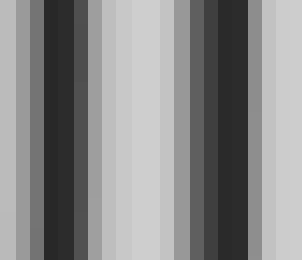
%> input picture code_assignment/part1/matlab/images/vertical2.jpg, 302 x 260 px
$ octave analyze_image_with_FFT.m   (GNU Octave 9; MATLAB toolbox functions it lacks are replaced by stand-ins)
%> lines starting %> are read from the running program, lines starting %| are printed output that depends on the picture
%%%%%%%%%%%%%%%%%%%%%%%%%%%%%%%%%%%%%%%%%%%%%%%%%%%%%%%%%%%%%%%%%%%%%%%%%%%
%   Description: Analyze image with MATLAB FFT
%   Last modified: 2021-11-18
%%%%%%%%%%%%%%%%%%%%%%%%%%%%%%%%%%%%%%%%%%%%%%%%%%%%%%%%%%%%%%%%%%%%%%%%%%%
clc
clear all
close all

%% Load image - Question 2.1
%image_name = 'images/example_image.jpg'; %horizontal stipes

%uncomment following lines to analyse vertical stripes and black image
%image_name = 'images/black.jpg'; % black image
image_name = 'images/vertical2.jpg';


% Read the image using imread
data = imread(image_name);
%> data is the input picture: size 260x302x3 uint8; min 40, max 206, mean 138
% Convert into gray image
pic = rgb2gray(data);
% display image using imshow
imshow(pic)


%% Prepare for FFT
pixelRows = pic(20,:); % modify this according to your strategy
%> pixelRows = 302 values, max 206 at index 133, min 40 at index 45, mean 137.9
pixelCols = pic(:,40); % modify this according to your strategy
%> pixelCols = 260 values, max 116 at index 1, min 115 at index 229, mean 115.9


%% Take fft of rows and columns
Frows = fft(pixelRows,2^nextpow2(length(pixelRows)));
Fmag_rows = real(Frows).^2+imag(Frows).^2;
%> Fmag_rows = 512 values, max 1735055716 at index 1, min 0 at index 257, mean 6935530
Fmag_rows_plot = fftshift(Fmag_rows);
%> Fmag_rows_plot = 512 values, max 1735055716 at index 257, min 0 at index 1, mean 6935530
x_rows = (0:length(Fmag_rows)-1) - floor(length(Fmag_rows)/2);
%> x_rows = 512 values from -256 to 255

Fcols = fft(pixelCols,2^nextpow2(length(pixelCols)));
Fmag_cols = real(Fcols).^2+imag(Fcols).^2;
%> Fmag_cols = 512 values, max 907696384 at index 1, min 0 at index 129, mean 3491168
Fmag_cols_plot = fftshift(Fmag_cols);
%> Fmag_cols_plot = 512 values, max 907696384 at index 257, min 0 at index 1, mean 3491168
x_cols = (0:length(Fmag_cols)-1) - floor(length(Fmag_cols)/2);
%> x_cols = 512 values from -256 to 255

figure
plot(x_rows, Fmag_rows_plot)
hold on
plot(x_cols, Fmag_cols_plot)
legend('rows', 'cols')
grid on
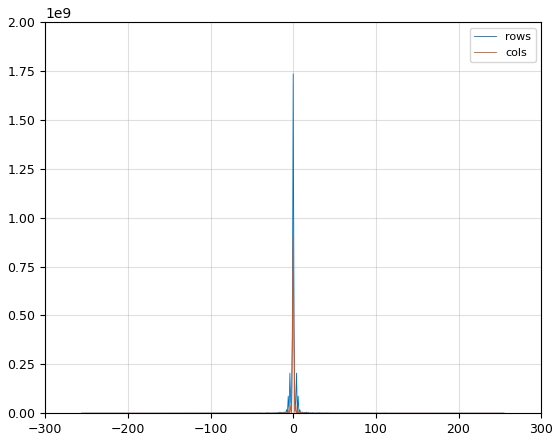
%> figure redrawn from the program's plot data; curve peaks at x = 0, y = 1735055716; curve peaks at x = 0, y = 907696384

% [4 lines of commented-out code are left out]

%% Analyze image - Question 2.2
black=0; % should be toggled to 1 if black is detected
vertical=0; % should be toggled to 1 if vertical is detected
horizontal=0; % should be toggled to 1 if horizontal is detected

%****************** your image analysis *********************%

threshold = 1000000;

h1 = (Fmag_rows_plot>threshold);
%> h1 = 512 logical values, 49 true
h2 = (Fmag_cols_plot>threshold)';
%> h2 = 512 logical values, 19 true

hf1 = zeros([1,length(h1)]); %array of i+1 shifted
hf1(2:length(h1)) = h1(1:length(h1)-1);
dh1 = length(h1(abs(hf1-h1)>0))/2;
%> dh1 = 19
disp("peaks in rows fft: "+dh1)
%| peaks in rows fft: 19

hf2 = zeros([1,length(h2)]);
hf2(2:length(h2)) = h2(1:length(h2)-1);
dh2 = length(h2(abs(hf2-h2)>0))/2;
%> dh2 = 17
disp("peaks in cols fft: " +dh2)
%| peaks in cols fft: 17


%************************************************************%

delta = dh2 - dh1;
%> delta = -2

if delta==0
    disp('black')
    black = 1;
end
if delta>0
   disp("Horizontal stripes")
   horizontal = 1;
end
if delta<0
   disp("Vertical stripes")
   vertical = 1;
end


%% Plots
figure(1)
subplot 321
imshow(data, [0 255])
title('org E-puck picture');

subplot 322
imshow(pic, [0 255])
title('Extracted picture');

subplot 323
plot(pixelRows)
title('Vector of pixels (rows)');
xlabel('pixels');
ylabel('Value');
grid on

subplot 324
plot(pixelCols)
title('Vector of pixels (columns)');
xlabel('pixels');
ylabel('Value');
grid on

subplot 325
plot(x_rows, Fmag_rows_plot)
title('matlab fft rows');
xlabel('Freq');
ylabel('Amplitude');
grid on

subplot 326
plot(x_cols, Fmag_cols_plot)
title('matlab fft columns');
xlabel('Freq');
ylabel('Amplitude');
grid on

if black==1
sgtitle('Detected as black')
elseif horizontal==1
sgtitle('Detected as horizontal')
elseif vertical==1
sgtitle('Detected as vertical')
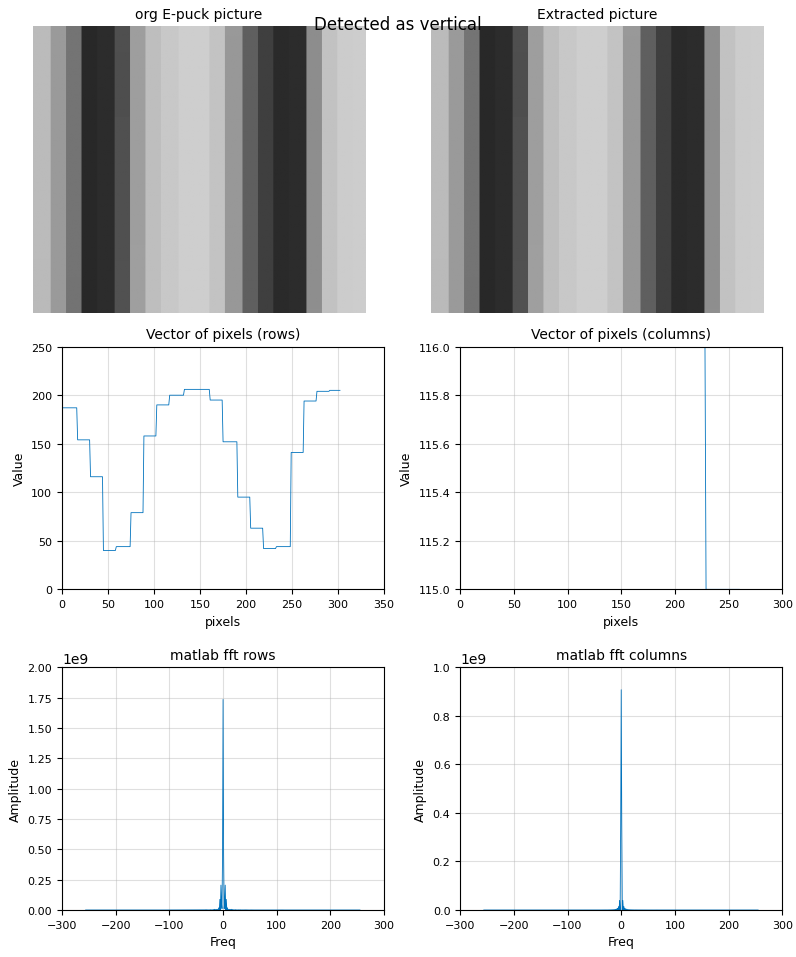
%> figure redrawn from the program's plot data, 6 panels
end
